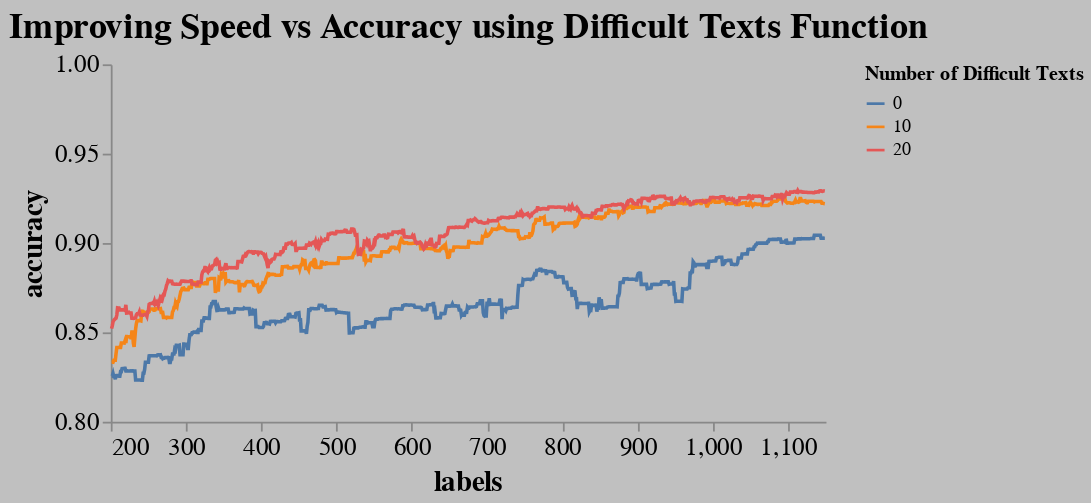

Here is the notebook cell this chart was saved with:
### Code cell
dfq = dfq.loc[dfq['labels'] > 200]
chrta = generate_speed_accuracy_chrt(dfq, 200, 1150, accuracy_lower_bound=0.8)
chrta

### Figure 1 — Vega-Lite specification as saved in the notebook (floating-point values rounded to 4 significant figures; data arrays with more than 128 entries replaced by an {"elided": "..."} marker saying what was removed)
{"config": {"view": {"continuousWidth": 400, "continuousHeight": 300, "strokeOpacity": 0}, "axis": {"grid": false, "labelFontSize": 14, "titleFontSize": 16}, "title": {"fontSize": 20}}, "data": {"name": "data-122529369dd19e51f2cd1cb91b82e276"}, "mark": "line", "background": "silver", "encoding": {"color": {"type": "nominal", "field": "difficult_texts", "title": "Number of Difficult Texts"}, "tooltip": [{"type": "quantitative", "field": "accuracy"}, {"type": "quantitative", "field": "difficult_texts"}, {"type": "quantitative", "field": "labels"}], "x": {"type": "quantitative", "field": "labels", "scale": {"domain": [200, 1150]}}, "y": {"type": "quantitative", "field": "accuracy", "scale": {"domain": [0.8, 1.0]}}}, "height": 200, "title": "Improving Speed vs Accuracy using Difficult Texts Function", "width": 400, "$schema": "https://vega.github.io/schema/vega-lite/v4.8.1.json", "datasets": {"data-122529369dd19e51f2cd1cb91b82e276": {"elided": "2896 records"}}}
